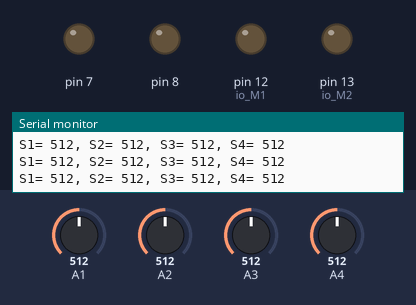
Recording of a sketch running on a simulated Arduino Uno, built with avr-gcc and run on an emulated ATmega328P. Parts: output pins drawn as LEDs (lit = HIGH), the last lines printed to the serial monitor. The test bench sets the inputs (shaded band); at power-on: A1 = 512, A4 = 512, A2 = 512, A3 = 512.

Above: at 1.3 s.
1.4 s: A1 set to 942
2.9 s: A1 set to 959
At 3.5 s:
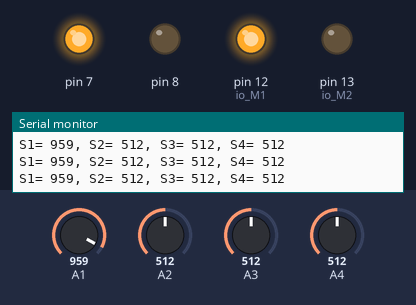
4.4 s: A4 set to 580
5.9 s: A4 set to 598
At 7.1 s:
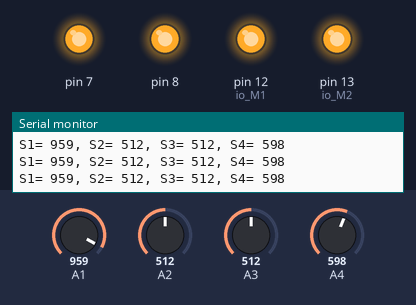
7.4 s: A4 set to 306
At 8.0 s:
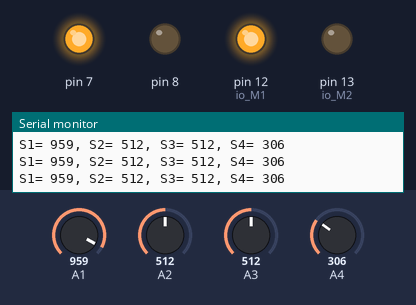
8.9 s: A2 set to 787
11.9 s: A2 set to 817
At 29.9 s:
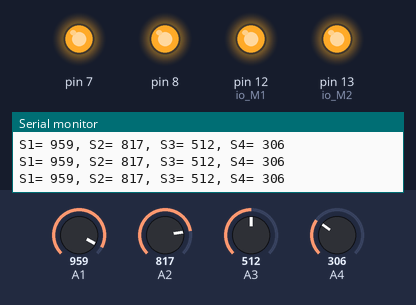
Timing chart, 0 to 31.0 s (numbered marks = the images above; inputs shaded):
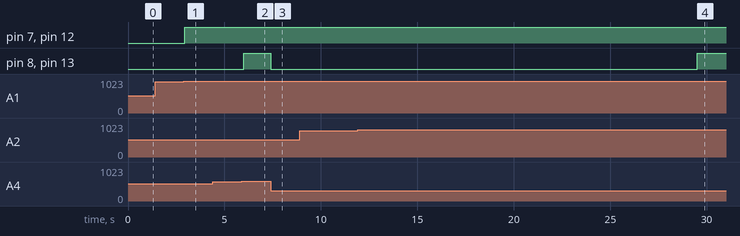

Measured:
- the behaviour switches between 950 and 951 on A1 (found by bisection; images 0 and 1)
- the behaviour switches between 591 and 592 on A4 (found by bisection; images 1 and 2)
- the behaviour switches between 800 and 801 on A2 (found by bisection; images 3 and 4)
- after the input at 2.9 s, pin 7, pin 12 (io_M1): LOW → HIGH at once
- after the input at 5.9 s, pin 8, pin 13 (io_M2): LOW → HIGH after 0.09 s
- after the input at 7.4 s, pin 8, pin 13 (io_M2): HIGH → LOW at once
- after the input at 11.9 s, pin 8, pin 13 (io_M2): LOW → HIGH after 17.6 s

The sketch:

RaptorFeedback.ino
```cpp
void setup(void) {
  Serial.begin(9600);

  pinMode(1, INPUT);
  pinMode(2, INPUT);
  pinMode(3, INPUT);
  pinMode(4, INPUT);

  pinMode(12, OUTPUT);
  pinMode(13, OUTPUT);

delay(100);
}

void loop() {
//
//
// Declare I/O ports
//=====================================
int S1 = analogRead(1);
int S2 = analogRead(2);
int S3 = analogRead(3);
int S4 = analogRead(4);
//
int io_M1 = 12;
int io_M2 = 13;

// Return sensor digital values (Serial.Monitor / Serial.Plotter)
//=================================================================
Serial.print("S1= ");
Serial.print(S1);
Serial.print(", ");
Serial.print("S2= ");
Serial.print(S2);
Serial.print(", ");
Serial.print("S3= ");
Serial.print(S3);
Serial.print(", ");
Serial.print("S4= ");
Serial.print(S4);
Serial.println();

// Sensor calibration: Declare the sensor's reading interval for fine-tunning
//=============================================================================
int S1min = 900;
int S2min = 50;
int S3min = 10;
int S4min = 700;
int S1max = 950;
int S2max = 800;
int S3max = 800;
int S4max = 800;

// Declare the digital variation interval for the output ports
//=============================================================================
int MotMin = 0;
int MotMax = 255;

// Working variables
//=============================
boolean S1Conf = false;
boolean S2Conf = false;
boolean S3Conf = false;
boolean S4Conf = false;
boolean Conf1 = false;
boolean Conf2 = false;
boolean Conf3 = false;
boolean Conf4 = false;
//
int MotVar1, MotVar2, MotVar3, MotVar4;
int MotVar;
int Mot1, Mot2;                             //digital output values = [0,255]


// Full-grip confirmation. E.g.: "S1Conf" => Finger-1 is confirming a solid grip
//===============================================================================
if (S1 > S1max) {
  S1Conf = true;
}
  else {
    S1Conf = false;
  }
if (S2 > S2max) {
  S2Conf = true;
}
  else {
    S2Conf = false;
  }
if (S3 > S3max) {
  S3Conf = true;
}
  else {
    S3Conf = false;
  }
if (S4 > S4max) {
  S4Conf = true;
}
  else {
    S4Conf = false;
  }


// Counting how many fingers are confirming a solid grip.
// E.g.: "Conf2" => two sensors are confirming a solid grip, and so on..
//================================================================================
if (S1Conf && S2Conf && S3Conf && S4Conf) {
  Conf4 = true;
  Conf1 = false;
  Conf2 = false;
  Conf3 = false;
}
  else if ((S1Conf&&S2Conf&&S3Conf) || (S1Conf&&S2Conf&&S4Conf) || (S1Conf&&S3Conf&&S4Conf) || ((S2Conf&&S3Conf&&S4Conf))) {
    Conf3 = true;
    Conf1 = false;
    Conf2 = false;
    Conf4 = false;
  }
  else if ((S1Conf&&S2Conf) || (S1Conf&&S3Conf) || (S1Conf&&S4Conf) || (S2Conf&&S3Conf) || (S2Conf&&S4Conf) || (S3Conf&&S4Conf)) {
    Conf2 = true;
    Conf1 = false;
    Conf3 = false;
    Conf4 = false;
  }
  else if (S1Conf || S2Conf || S3Conf || S4Conf) {
    Conf1 = true;
    Conf2 = false;
    Conf3 = false;
    Conf4 = false;
  }
  else {
    Conf1 = false;
    Conf2 = false;
    Conf3 = false;
    Conf4 = false;
  }


// Mapping the speed revolution variation for limited grip cases
//===========================================================================
if (!S1Conf) {
  MotVar1 = map(S1, S1min, S1max, MotMin, ((MotMax+1)/2));
}

if (!S2Conf) {
  MotVar2 = map(S2, S2min, S2max, MotMin, ((MotMax+1)/2));
}

if (!S3Conf) {
  MotVar3 = map(S3, S3min, S3max, MotMin, ((MotMax+1)/2));
}

if (!S4Conf) {
  MotVar4 = map(S4, S4min, S4max, MotMin, ((MotMax+1)/2));
}
//
MotVar = MotVar1 + MotVar2 + MotVar3 + MotVar4;


// RPM variation rules
//==========================================
if (Conf3 || Conf4) {
  Mot1 = MotMax;
  Mot2 = MotMax;
  analogWrite(io_M1, Mot1);
  analogWrite(io_M2, Mot2);
  analogWrite(7, Mot1);
  analogWrite(8, Mot2);
}
else if (Conf2) {
  Mot1 = MotMax;
  Mot2 = ((MotMax+1)/2) + MotVar;
  analogWrite(io_M1, Mot1);
  analogWrite(io_M2, Mot2);
  analogWrite(7, Mot1);
  analogWrite(8, Mot2);
}
else if (Conf1) {
  Mot1 = MotMax;
  Mot2 = MotVar;
  analogWrite(io_M1, Mot1);
  analogWrite(io_M2, Mot2);
  analogWrite(7, Mot1);
  analogWrite(8, Mot2);
}
else {
  Mot1 = MotVar;
  Mot2 = MotVar;
  analogWrite(io_M1, Mot1);
  analogWrite(io_M2, Mot2);
  analogWrite(7, Mot1);
  analogWrite(8, Mot2);
}
//
delay(100);
}
//
//
//end of loop
```
